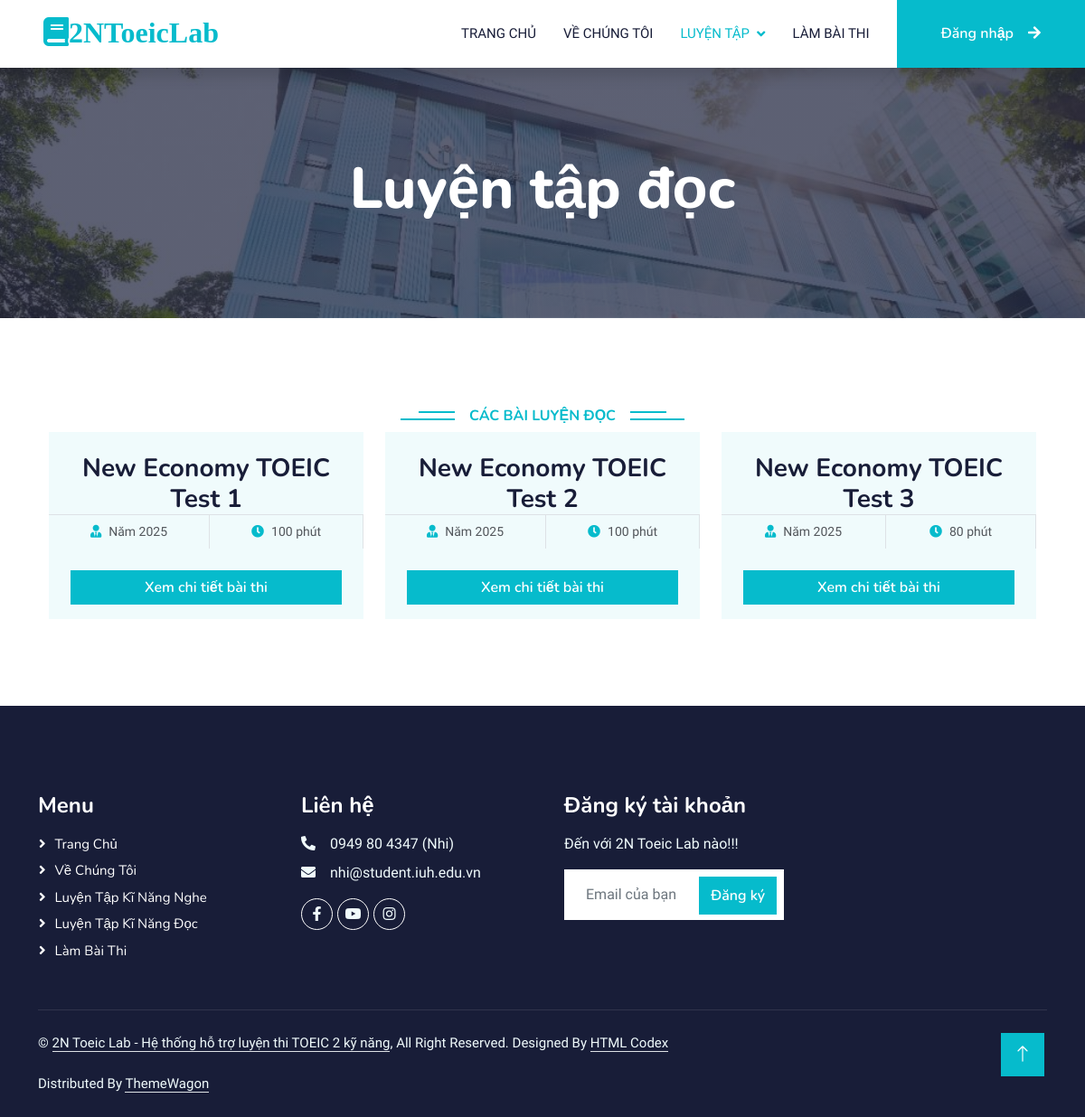
/templates/reading.php, run on an earlier commit of the app's database.
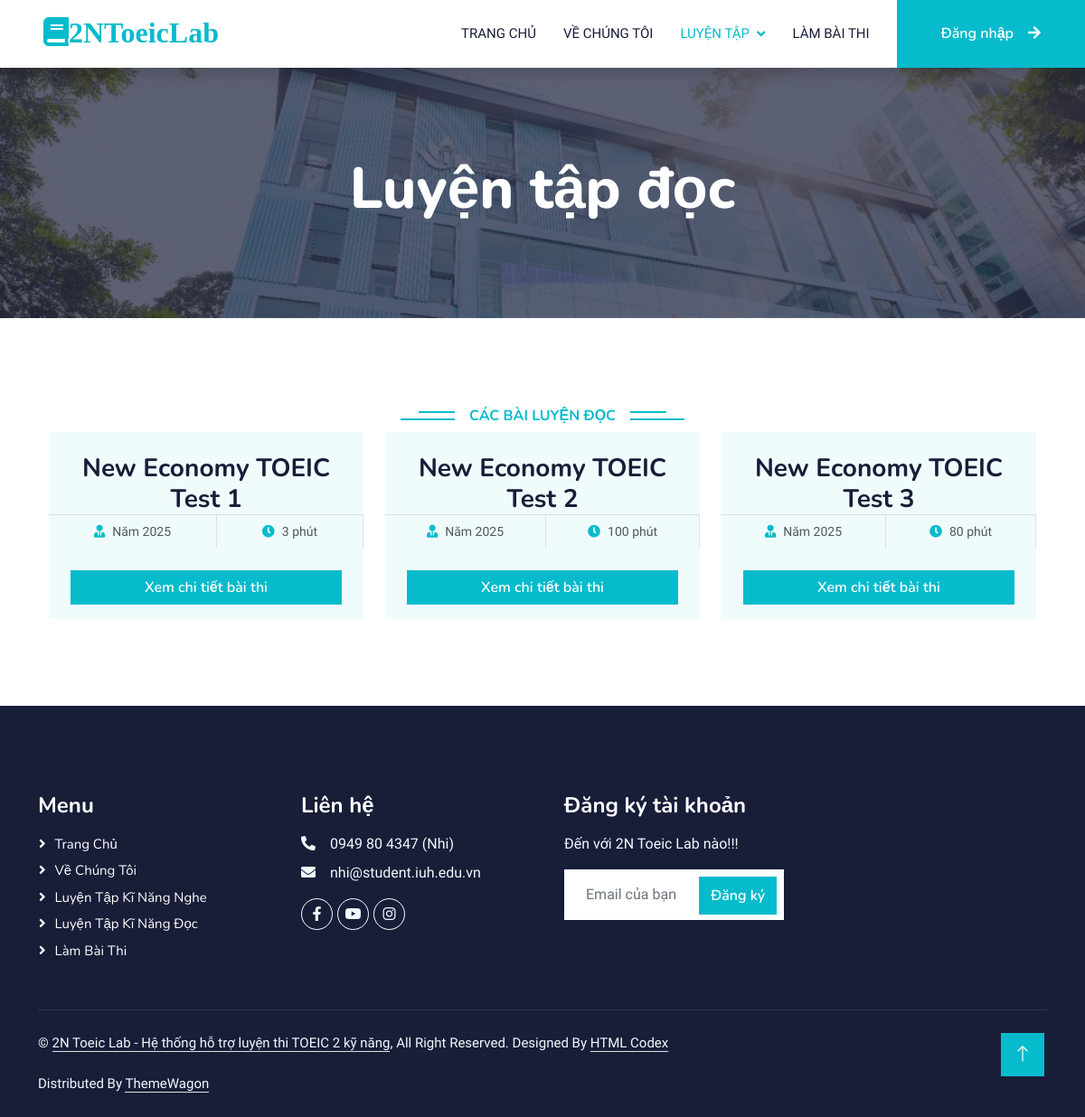
And on a later commit of the database.
### tables this page shows
CREATE TABLE IF NOT EXISTS `exam` (
  `exam_id` int(11) NOT NULL AUTO_INCREMENT,
  `title` varchar(255) NOT NULL,
  `type` varchar(255) NOT NULL,
  `duration_minutes` int(11) NOT NULL,
  `difficulty_level` int(11) NOT NULL,
  PRIMARY KEY (`exam_id`)
);

### config/db.php (called while the page is built, shortened)
<?php
class ketnoi {
    public function moketnoi() {
        $conn = mysqli_connect('localhost', 'root', '');
        if (!$conn) {
            echo "Kết nối dữ liệu thất bại";
            return null;
        } else {
            mysqli_select_db($conn, "toeicdb");
            mysqli_query($conn, "SET NAMES 'utf8'");
            return $conn;
        }
    }
}
?>

### models/ExamModel.php (called while the page is built, shortened)
<?php
require_once __DIR__ . '/../config/db.php';
class ExamModel {
    public $conn;
    public function __construct() {
        $db = new ketnoi();
        $this->conn = $db->moketnoi();
    }
    public function getAllReadingExams() {
        $sql = "SELECT exam_id, title, type, duration_minutes, difficulty_level
                FROM exam
                WHERE type = 'Reading'";
        $result = mysqli_query($this->conn, $sql);
        $data = [];
        while ($row = mysqli_fetch_assoc($result)) {
            $data[] = $row;
        }
        return $data;
    }
}

### templates/reading.php (the view, shortened to what this page needs)
<?php
require_once __DIR__ . '/../models/ExamModel.php';
$model = new ExamModel();
$exams = $model->getAllReadingExams();
?>
<!DOCTYPE html>
<html lang="en">
<head>
    <link href="https://cdnjs.cloudflare.com/ajax/libs/font-awesome/5.10.0/css/all.min.css" rel="stylesheet">
    <link href="https://cdn.jsdelivr.net/npm/bootstrap-icons@1.4.1/font/bootstrap-icons.css" rel="stylesheet">
    <link href="../public/libs/animate/animate.min.css" rel="stylesheet">
    <link href="../public/libs/owlcarousel/assets/owl.carousel.min.css" rel="stylesheet">
    <link href="../public/css/bootstrap.min.css" rel="stylesheet">
    <link href="../public/css/style.css" rel="stylesheet">
</head>
<body>
    <nav class="navbar navbar-expand-lg bg-white navbar-light shadow sticky-top p-0">
        <a href="../index.php" class="navbar-brand d-flex align-items-center px-4 px-lg-5">
            <h2 class="m-0 text-primary"><i class="fa fa-book me-3">2NToeicLab</i></h2>
        </a>
        <div class="collapse navbar-collapse" id="navbarCollapse">
            <div class="navbar-nav ms-auto p-4 p-lg-0">
                <a href="../index.php" class="nav-item nav-link">Trang chủ</a>
                <a href="about.php" class="nav-item nav-link">Về chúng tôi</a>
                <div class="nav-item dropdown">
                    <a href="#" class="nav-link dropdown-toggle active" data-bs-toggle="dropdown">Luyện tập</a>
                </div>
                <a href="test.php" class="nav-item nav-link">Làm bài thi</a>
            </div>
            <?php if (isset($_SESSION["user_email"])): ?>
                <div class="nav-item dropdown me-4">
                    <a href="#" class="btn btn-primary dropdown-toggle py-4 px-lg-5 d-none d-lg-block" data-bs-toggle="dropdown">
                        <?= explode('@', $_SESSION["user_email"])[0] ?>
                    </a>
                    <div class="dropdown-menu dropdown-menu-end">
                        <a href="profile.php" class="dropdown-item">Sửa thông tin</a>
                        <a href="logout.php" class="dropdown-item text-danger">Đăng xuất</a>
                        <?php if (isset($_SESSION['user_role']) && $_SESSION['user_role'] === 'admin'): ?>
                        <div class="dropdown-divider"></div>
                            <a href="admin/exam_manage.php" class="dropdown-item">Quản lý bài thi</a>
                            <a href="#" class="dropdown-item">Quản lý người dùng</a>
                        <?php endif; ?>
                    </div>
                </div>
            <?php else: ?>
                <a href="login.php" class="btn btn-primary py-4 px-lg-5 d-none d-lg-block">Đăng nhập<i class="fa fa-arrow-right ms-3"></i></a>
            <?php endif; ?>
        </div>
    </nav>
    <div class="container-fluid bg-primary py-5 mb-5 page-header">
        <div class="container py-5">
            <div class="row justify-content-center">
                <div class="col-lg-10 text-center">
                    <h1 class="display-3 text-white animated slideInDown">Luyện tập đọc</h1>
                </div>
            </div>
        </div>
    </div>
    <div class="container-xxl py-5">
        <div class="container">
            <div class="text-center wow fadeInUp" data-wow-delay="0.1s">
                <h6 class="section-title bg-white text-center text-primary px-3">Các bài luyện đọc</h6>
            </div>
            <div class="container">
        <div class="row g-4 justify-content-center">
            <?php if (!empty($exams)): ?>
                <?php foreach ($exams as $index => $exam): ?>
                    <div class="col-lg-4 col-md-6 wow fadeInUp" data-wow-delay="<?= 0.1 * ($index + 1) ?>s">
                        <div class="course-item bg-light">
                            <div class="text-center p-4 pb-0">
                                <h3 class="mb-0"><?= htmlspecialchars($exam['title']) ?></h3>
                            </div>
                            <div class="d-flex border-top">
                                <small class="flex-fill text-center border-end py-2">
                                    <i class="fa fa-user-tie text-primary me-2"></i>Năm 2025
                                </small>
                                <small class="flex-fill text-center border-end py-2">
                                    <i class="fa fa-clock text-primary me-2"></i><?= $exam['duration_minutes'] ?> phút
                                </small>
                            </div>
                            <div class="text-center p-4 pb-0">
                                <a class="btn btn-primary mb-3 w-100" href="examdetails.php?id=<?= $exam['exam_id'] ?>">
    Xem chi tiết bài thi
</a>
                            </div>
                        </div>
                    </div>
                <?php endforeach; ?>
            <?php else: ?>
                <p class="text-center">Không có bài thi nào trong hệ thống.</p>
            <?php endif; ?>
        </div>
    </div>
        </div>
    </div>
    <div class="container-fluid bg-dark text-light footer pt-5 mt-5 wow fadeIn" data-wow-delay="0.1s">
        <div class="container py-5">
            <div class="row g-5">
                <div class="col-lg-3 col-md-6">
                    <h4 class="text-white mb-3">Menu</h4>
                    <a class="btn btn-link" href="">Trang chủ</a>
                    <a class="btn btn-link" href="">Về chúng tôi</a>
                    <a class="btn btn-link" href="">Luyện tập kĩ năng nghe</a>
                    <a class="btn btn-link" href="">Luyện tập kĩ năng đọc</a>
                    <a class="btn btn-link" href="">Làm bài thi</a>
                </div>
                <div class="col-lg-3 col-md-6">
                    <h4 class="text-white mb-3">Liên hệ</h4>
                    <p class="mb-2"><i class="fa fa-phone-alt me-3"></i>0949 80 4347 (Nhi)</p>
                    <p class="mb-2"><i class="fa fa-envelope me-3"></i>nhi@student.iuh.edu.vn</p>
                    <div class="d-flex pt-2">
                        <a class="btn btn-outline-light btn-social" href=""><i class="fab fa-facebook-f"></i></a>
                        <a class="btn btn-outline-light btn-social" href=""><i class="fab fa-youtube"></i></a>
                        <a class="btn btn-outline-light btn-social" href=""><i class="fab fa-instagram"></i></a>
                    </div>
                </div>
                <div class="col-lg-3 col-md-6">
                    <h4 class="text-white mb-3">Đăng ký tài khoản</h4>
                    <p>Đến với 2N Toeic Lab nào!!!</p>
                    <div class="position-relative mx-auto" style="max-width: 400px;">
                        <input class="form-control border-0 w-100 py-3 ps-4 pe-5" type="text" placeholder="Email của bạn">
                        <button type="button" class="btn btn-primary py-2 position-absolute top-0 end-0 mt-2 me-2">Đăng ký</button>
                    </div>
                </div>
            </div>
        </div>
        <div class="container">
            <div class="copyright">
                <div class="row">
                    <div class="col-md-12 text-center text-md-start mb-3 mb-md-0">
                        &copy; <a class="border-bottom" href="#">2N Toeic Lab - Hệ thống hỗ trợ luyện thi TOEIC 2 kỹ năng</a>, All Right Reserved.
                        Designed By <a class="border-bottom" href="https://htmlcodex.com">HTML Codex</a><br><br>
                        Distributed By <a class="border-bottom" href="https://themewagon.com">ThemeWagon</a>
                    </div>
                </div>
            </div>
        </div>
    </div>
    <a href="#" class="btn btn-lg btn-primary btn-lg-square back-to-top"><i class="bi bi-arrow-up"></i></a>
</body>
</html>

### public/css/style.css (style rules this page uses)
:root { --primary: #06BBCC; --light: #F0FBFC; --dark: #181d38; }
.back-to-top { position: fixed; display: none; right: 45px; bottom: 45px; z-index: 99; }
.btn { font-family: 'Nunito', sans-serif; font-weight: 600; transition: .5s; }
.btn.btn-primary, .btn.btn-secondary { color: #FFFFFF; }
.btn-lg-square { width: 48px; height: 48px; }
.btn-square, .btn-sm-square, .btn-lg-square { padding: 0; display: flex; align-items: center; justify-content: center; font-weight: normal; border-radius: 0px; }
.navbar .dropdown-toggle::after { border: none; content: "\f107"; font-family: "Font Awesome 5 Free"; font-weight: 900; vertical-align: middle; margin-left: 8px; }
.navbar-light .navbar-nav .nav-link { margin-right: 30px; padding: 25px 0; color: #FFFFFF; font-size: 15px; text-transform: uppercase; outline: none; }
.navbar-light .navbar-nav .nav-link:hover, .navbar-light .navbar-nav .nav-link.active { color: var(--primary); }
.navbar-light .navbar-brand, .navbar-light a.btn { height: 75px; }
.navbar-light .navbar-nav .nav-link { color: var(--dark); font-weight: 500; }
.navbar-light.sticky-top { top: -100px; transition: .5s; }
.page-header { background: linear-gradient(rgba(24, 29, 56, .7), rgba(24, 29, 56, .7)), url(../img/carousel.jpg); background-position: center center; background-repeat: no-repeat; background-size: cover; }
.section-title { position: relative; display: inline-block; text-transform: uppercase; }
.section-title::before { position: absolute; content: ""; width: calc(100% + 80px); height: 2px; top: 4px; left: -40px; background: var(--primary); z-index: -1; }
.section-title::after { position: absolute; content: ""; width: calc(100% + 120px); height: 2px; bottom: 5px; left: -60px; background: var(--primary); z-index: -1; }
.footer .btn.btn-social { margin-right: 5px; width: 35px; height: 35px; display: flex; align-items: center; justify-content: center; color: var(--light); font-weight: normal; border: 1px solid #FFFFFF; border-radius: 35px; transition: .3s; }
.footer .btn.btn-link { display: block; margin-bottom: 5px; padding: 0; text-align: left; color: #FFFFFF; font-size: 15px; font-weight: normal; text-transform: capitalize; transition: .3s; }
.footer .btn.btn-link::before { position: relative; content: "\f105"; font-family: "Font Awesome 5 Free"; font-weight: 900; margin-right: 10px; }
.footer .copyright { padding: 25px 0; font-size: 15px; border-top: 1px solid rgba(256, 256, 256, .1); }
.footer .copyright a { color: var(--light); }

What changed in the data, as far as the page shows it:
changed exam "New Economy TOEIC Test 1": duration_minutes "100" → "3"
